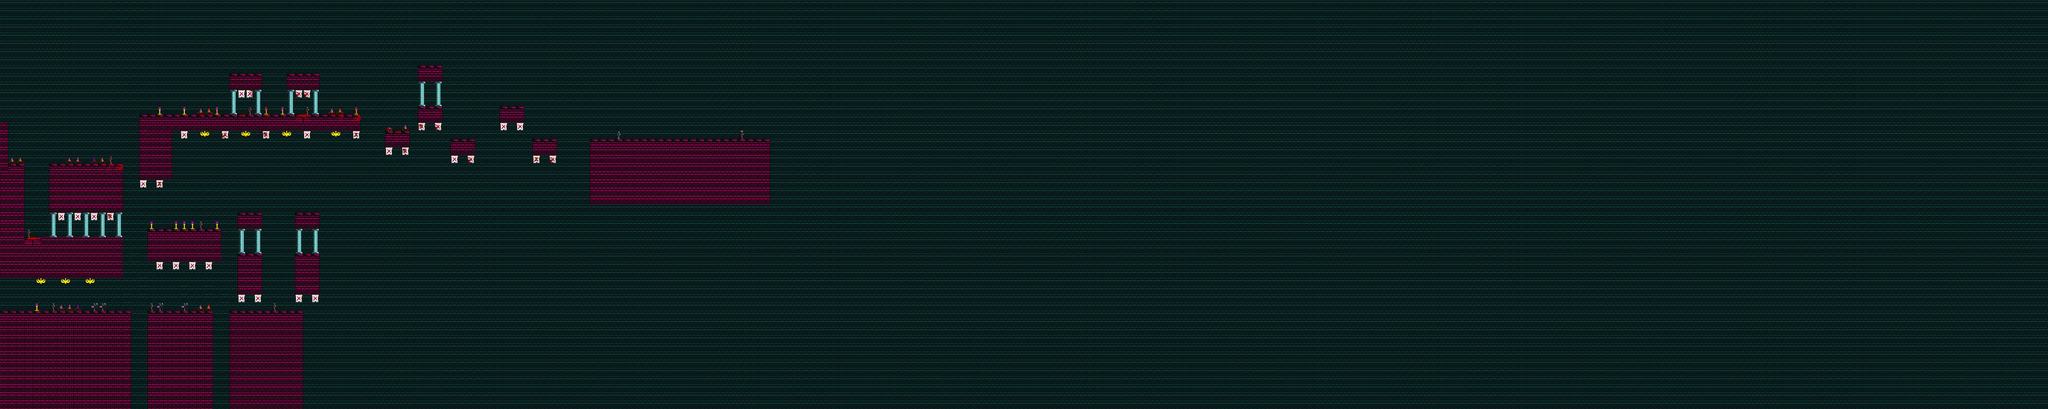

A 2D game scene composited from a Tiled map and its tileset images. What follows is a short description and the map's XML, with each tile layer's data collapsed to a summary:
An orthogonal 250x50 tile map with 32x32 px tiles, 2 tile layers (Tile Layer 2, Tile Layer 1) and 26 objects.

<map version="1.0" orientation="orthogonal" renderorder="right-down" width="250" height="50" tilewidth="32" tileheight="32">
 <tileset firstgid="1" name="SPOOKY HIKE" tilewidth="32" tileheight="32">
  <image source="Castle Template2 contrast.png" width="640" height="640" />
 </tileset>
 <layer name="Tile Layer 2" width="250" height="50">
  <data>[12500 cells, 12500 non-empty, 10 distinct tile ids]</data>
 </layer>
 <layer name="Tile Layer 1" width="250" height="50">
  <data>[12500 cells, 798 non-empty, 60 distinct tile ids]</data>
 </layer>
 <objectgroup name="Collision">
  <object x="64" y="1216" width="448" height="448" />
  <object x="576" y="1216" width="256" height="416" />
  <object x="896" y="1216" width="288" height="448" />
  <object x="1152" y="992" width="96" height="160" />
  <object x="928" y="992" width="96" height="160" />
  <object x="928" y="832" width="96" height="64" />
  <object x="1152" y="832" width="96" height="64" />
  <object x="576" y="896" width="288" height="128" />
  <object x="64" y="928" width="416" height="160" />
  <object x="64" y="640" width="32" height="288" />
  <object x="192" y="640" width="288" height="192" />
  <object x="544" y="448" width="128" height="256" />
  <object x="672" y="448" width="640" height="64" />
  <object x="896" y="288" width="128" height="64" />
  <object x="1120" y="288" width="128" height="64" />
  <object x="1312" y="448" width="96" height="64" />
  <object x="1504" y="512" width="96" height="64" />
  <object x="1632" y="416" width="96" height="64" />
  <object x="1632" y="256" width="96" height="64" />
  <object x="1760" y="544" width="96" height="64" />
  <object x="1952" y="416" width="96" height="64" />
  <object x="2080" y="544" width="96" height="64" />
  <object x="2304" y="544" width="704" height="256" />
  <object x="0" y="1216" width="64" height="384" />
  <object x="0" y="480" width="32" height="608" />
  <object x="32" y="640" width="32" height="448" />
 </objectgroup>
</map>